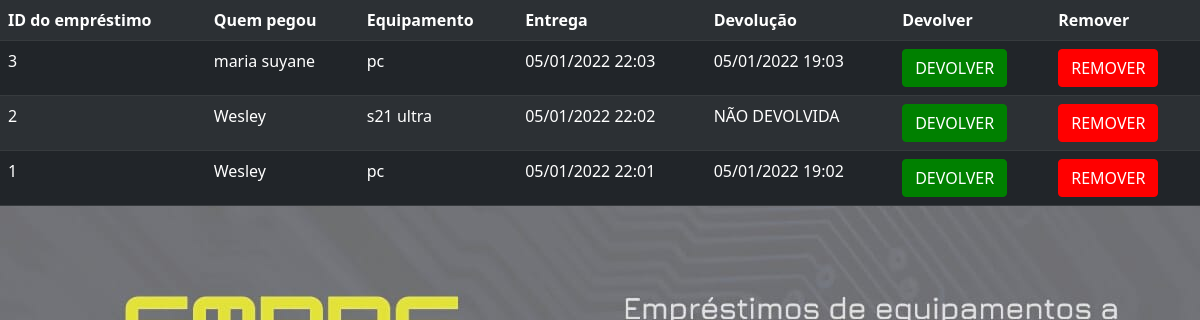
Page /equipamento/listar_emprestimos (signed in) on the committed database.
### Emprestimo.py (models this page shows)
class Emprestimo(db.Model):
    id = db.Column(db.Integer, primary_key=True)
    id_usuario = db.Column(db.Integer,db.ForeignKey('usuario.id'))
    id_equipamento = db.Column(db.Integer,db.ForeignKey('equipamento.id'))
    data_emprestimo = db.Column(db.DateTime,unique=False,nullable=False,default=func.now())
    data_devolucao = db.Column(db.DateTime,unique=False,nullable=True)

### Usuarios.py (models this page shows)
class Usuario(db.Model):
    id = db.Column(db.Integer, primary_key=True)
    name = db.Column(db.String(200), unique=False, nullable=False)
    username = db.Column(db.String(80), unique=True, nullable=False)
    email = db.Column(db.String(120), unique=True, nullable=True)
    password = db.Column(db.String(80), unique=False, nullable=False)
    emprestimo = db.relationship('Emprestimo',backref='usuario', lazy=True)

### Equipamentos.py (models this page shows)
class Equipamento(db.Model):
    id = db.Column(db.Integer, primary_key=True)
    nome = db.Column(db.String(20), unique=False, nullable=False)
    disponivel = db.Column(db.Boolean, default=True)
    emprestimo = db.relationship('Emprestimo',backref='equipamento',lazy=True)

### app.py (the view)
@app.route('/equipamento/listar_emprestimos')
def listar_emprestimos():
    if session.get('autenticado',False)==False:
       return (redirect(url_for('login')))
    emprestimos = Emprestimo.query.order_by(Emprestimo.data_emprestimo.desc()).all()
    return(render_template('emprestimos.html',emprestimos=emprestimos))

### templates/emprestimos.html
{% extends "base.html" %}
{% block conteudo %}
<table class="table table-dark table-striped">
    <tr>
        <th>ID do empréstimo</th>
        <th>Quem pegou</th>
        <th>Equipamento</th>
        <th>Entrega</th>
        <th>Devolução</th>
        <th>Devolver</th>
        <th>Remover</th>
    </tr>
    {% for emprestimo in emprestimos %}
        <tr>
            <td>{{emprestimo.id}}</td>
            <td>{{emprestimo.usuario.name}}</td>
            <td>{{emprestimo.equipamento.nome}}</td>
            <td>{{emprestimo.data_emprestimo.strftime('%d/%m/%Y %H:%M')}}</td>
            {% if emprestimo.data_devolucao is not none %}
                <td>{{emprestimo.data_devolucao.strftime('%d/%m/%Y %H:%M')}}</td>
            {% else %}
                <td>NÃO DEVOLVIDA</td>
            {% endif %}
            <td><a class="btn btn-primary" style="background-color: green; border-color: green;" href="{{url_for('devolver_equipamento',id_emprestimo=emprestimo.id)}}" role="button">DEVOLVER</a></td>
            <td><a class="btn btn-primary" style="background-color: red; border-color: red;" href="{{url_for('remover_emprestimo',id_emprestimo=emprestimo.id)}}" role="button">REMOVER </a></td>
        </tr>
    {% endfor %}
</table>
{% endblock %}

### templates/base.html (shortened to what this page needs)
<!DOCTYPE html>
<html>
    <head>
      <link href="https://cdn.jsdelivr.net/npm/bootstrap@5.1.3/dist/css/bootstrap.min.css" rel="stylesheet">
    </head>
<body style="background-color: gray;" background="{{url_for('static', filename='uf.jpeg')}}">
    {% block conteudo %}
    {% endblock %}
</body>
</html>

### rows in the picture
Emprestimo: id "3", usuario.name "maria suyane", equipamento.nome "pc", data_emprestimo "05/01/2022 22:03", data_devolucao "05/01/2022 19:03"
Emprestimo: id "2", usuario.name "Wesley", equipamento.nome "s21 ultra", data_emprestimo "05/01/2022 22:02", shows "NÃO DEVOLVIDA"
Emprestimo: id "1", usuario.name "Wesley", equipamento.nome "pc", data_emprestimo "05/01/2022 22:01", data_devolucao "05/01/2022 19:02"
